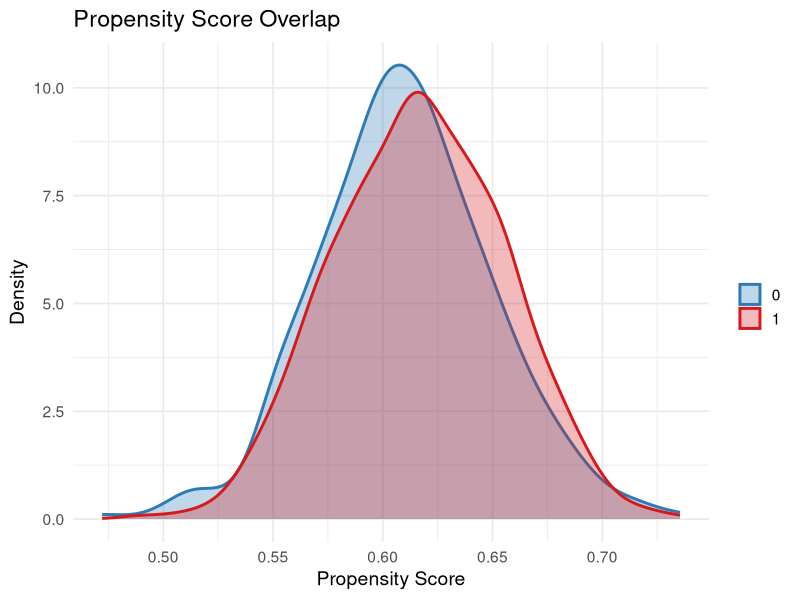
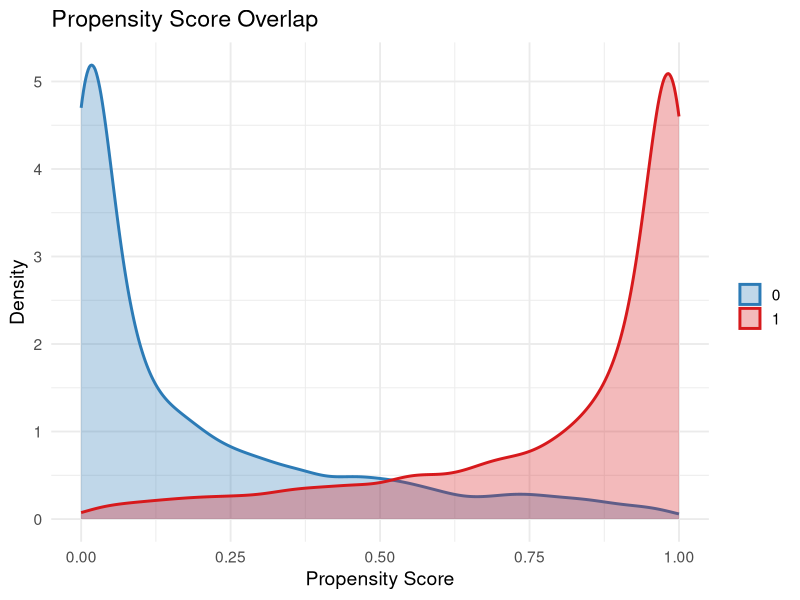
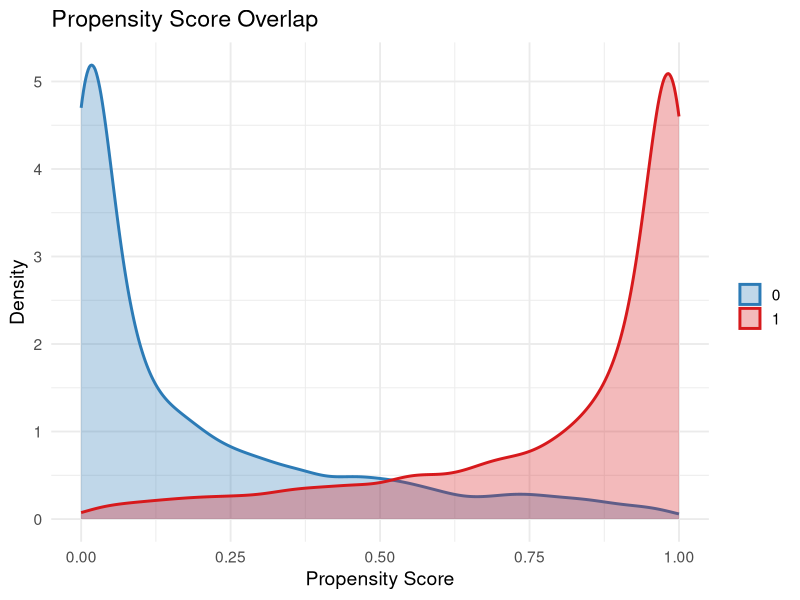
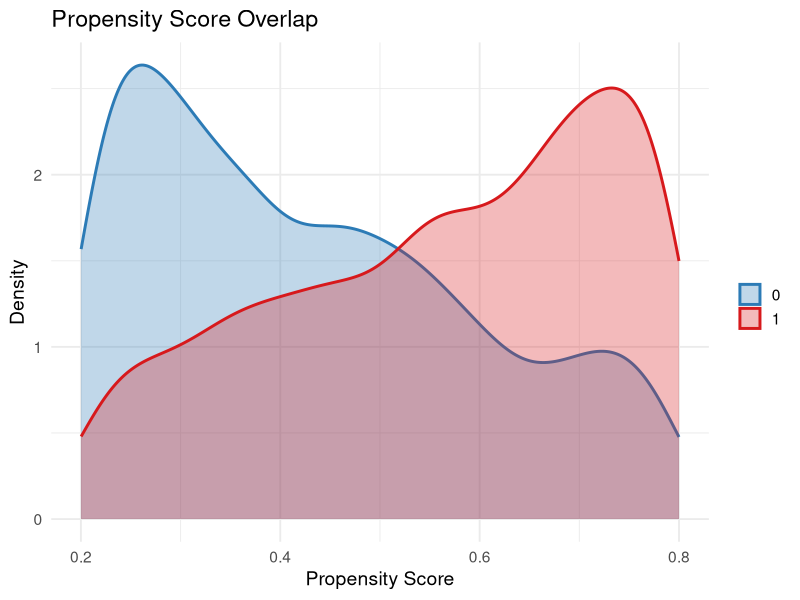

Write the R code that produced these figures, in order.
## ---- chunk 1
#| echo: true
#| eval: true
expit <- function(x) { exp(x) / (1 + exp(x)) }
n<-1000
beta<-c(-1, 1, 0.5)
eta<-c(0, 0.2)

U_L <- runif(n, 0, 1) 
U_A <- runif(n, 0, 1) 
U_Y1 <- runif(n, 0, 1)
U_Y0 <- runif(n, 0, 1)

L<-qnorm(U_L, 2, 1)
A  <- qbinom(U_A, 1, expit(eta[1] + eta[2]*L))
Y1 <- qnorm(U_Y1, beta[1] + beta[2]*1 + beta[3]*L, 1)
Y0 <- qnorm(U_Y0, beta[1] + beta[2]*0 + beta[3]*L, 1)
Y  <- Y1*A + Y0*(1-A)

 df1<-data.frame(L=L, A=A, Y1=Y1, Y0=Y0, Y=Y)
## ---- chunk 2
#| echo: true
#| eval: true

#Constructing weights for a=1
df1$pi<-expit(eta[1] + eta[2]*df1$L)
df1$W<-df1$A/df1$pi

#Truth
mean(df1$Y1)

#Horvitz-Thompson Estimator
mean(df1$Y*df1$W)
## ---- chunk 3
#| echo: true
#| eval: true

#Constructing weights for a=1
df1$pi<-expit(eta[1] + eta[2]*df1$L)
df1$W<-df1$A/df1$pi

#Truth
mean(df1$Y1)

#Horvitz-Thompson Estimator
mean(df1$Y*df1$W)

#Hajek Estimator
mean(df1$Y*df1$W)/mean(df1$W)
## ---- chunk 4
#| echo: true
#| eval: true

#Constructing weights for a=1
fit<-glm(A~L, data=df1, family=binomial(link=logit))
df1$pi<-predict(fit, df1, type="response")
df1$W<-df1$A/df1$pi

#Truth
mean(df1$Y1)

#Horvitz-Thompson Estimator
mean(df1$Y*df1$W)

#Hajek Estimator
mean(df1$Y*df1$W)/mean(df1$W)
## ---- chunk 5

library(ggplot2)

ggplot(df1, aes(x = pi, fill = factor(A), color = factor(A))) +
  geom_density(alpha = 0.3, linewidth = 1) +
  scale_color_manual(values = c("#2C7BB6", "#D7191C")) +
  scale_fill_manual(values = c("#2C7BB6", "#D7191C")) +
  labs(
    x = "Propensity Score",
    y = "Density",
    color = "",
    fill = "",
    title = "Propensity Score Overlap"
  ) +
  theme_minimal(base_size = 14)
## ---- chunk 6
#| echo: true
#| eval: true
#| 
n <- 10000
beta <- c(-1, 1, 0.5)

eta2 <- c(0, 4)

U_L <- runif(n, 0, 1)
U_A <- runif(n, 0, 1)
U_Y1 <- runif(n, 0, 1)
U_Y0 <- runif(n, 0, 1)

L  <- qnorm(U_L, 0, 1)

A2 <- qbinom(U_A, 1, expit(eta2[1] + eta2[2]*L))

Y1 <- qnorm(U_Y1, beta[1] + beta[2]*1 + beta[3]*L, 1)
Y0 <- qnorm(U_Y0, beta[1] + beta[2]*0 + beta[3]*L, 1)

Y2 <- Y1*A2 + Y0*(1-A2)
## ---- chunk 7
#| echo: true
#| eval: true
#| 
df2 <- data.frame(L=L, A=A2, Y1=Y1, Y0=Y0, Y=Y2)

fit2<-glm(A~L, data=df2, family=binomial(link=logit))
df2$pi<-predict(fit2, df2, type="response")
## ---- chunk 8

ggplot(df2, aes(x = pi, fill = factor(A), color = factor(A))) +
  geom_density(alpha = 0.3, linewidth = 1) +
  scale_color_manual(values = c("#2C7BB6", "#D7191C")) +
  scale_fill_manual(values = c("#2C7BB6", "#D7191C")) +
  labs(
    x = "Propensity Score",
    y = "Density",
    color = "",
    fill = "",
    title = "Propensity Score Overlap"
  ) +
  theme_minimal(base_size = 14)
## ---- chunk 9

ggplot(df2, aes(x = pi, fill = factor(A), color = factor(A))) +
  geom_density(alpha = 0.3, linewidth = 1) +
  scale_color_manual(values = c("#2C7BB6", "#D7191C")) +
  scale_fill_manual(values = c("#2C7BB6", "#D7191C")) +
  labs(
    x = "Propensity Score",
    y = "Density",
    color = "",
    fill = "",
    title = "Propensity Score Overlap"
  ) +
  theme_minimal(base_size = 14)
## ---- chunk 10

df3<-df2[df2$pi>0.2 & df2$pi<0.8 , ]
ggplot(df3, aes(x = pi, fill = factor(A), color = factor(A))) +
  geom_density(alpha = 0.3, linewidth = 1) +
  scale_color_manual(values = c("#2C7BB6", "#D7191C")) +
  scale_fill_manual(values = c("#2C7BB6", "#D7191C")) +
  labs(
    x = "Propensity Score",
    y = "Density",
    color = "",
    fill = "",
    title = "Propensity Score Overlap"
  ) +
  theme_minimal(base_size = 14)
